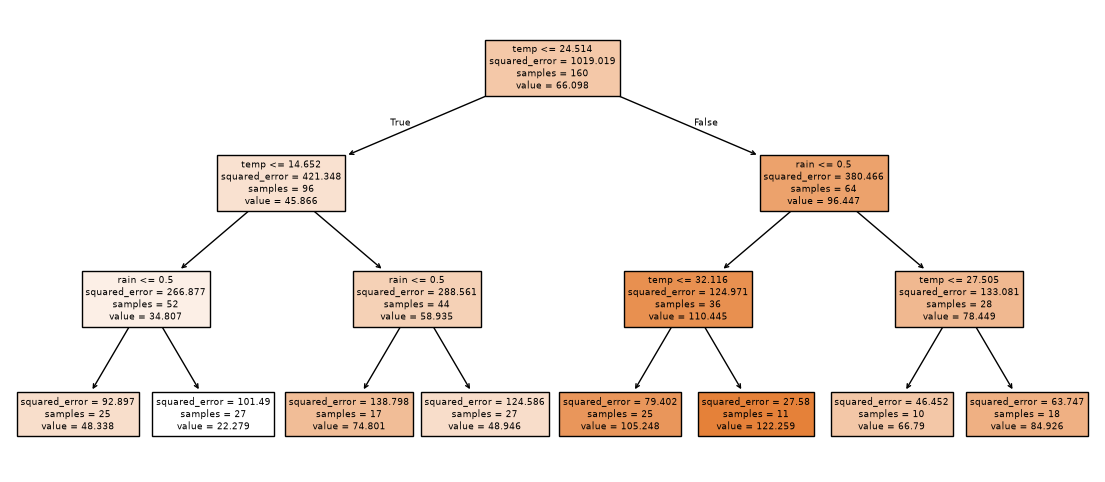

Write the Python code that produced this figure.
import numpy as np
import pandas as pd
from sklearn.tree import DecisionTreeRegressor, plot_tree
from sklearn.model_selection import train_test_split
from sklearn.metrics import r2_score
import matplotlib

matplotlib.use("Agg")
import matplotlib.pyplot as plt

# Create a small made-up lemonade stand dataset
rng = np.random.default_rng(42)
n = 200
temp = rng.uniform(5, 36, n)
rain = rng.integers(0, 2, n)
lemons = 3 * temp + 20 - 30 * rain + rng.normal(0, 8, n)
data = pd.DataFrame({"temp": temp, "rain": rain, "lemons": lemons})

# Split into input variables (X) and output variable (y)
X = data[["temp", "rain"]]
y = data["lemons"]

# Hold back 20% of the rows to test the model on unseen data
X_train, X_test, y_train, y_test = train_test_split(
    X, y, test_size=0.2, random_state=42
)

# Create and train the model; max_depth stops the tree growing forever
model = DecisionTreeRegressor(max_depth=3, random_state=42)
model.fit(X_train, y_train)

# Predict on the unseen test rows and measure accuracy
y_pred = model.predict(X_test)
print("R-squared:", round(r2_score(y_test, y_pred), 3))

# Predict for tomorrow: 27 degrees, raining
tomorrow = pd.DataFrame({"temp": [27], "rain": [1]})
print("Lemons for tomorrow:", round(model.predict(tomorrow)[0]))

# Draw the tree
plt.figure(figsize=(14, 6))
plot_tree(model, feature_names=["temp", "rain"], filled=True)
plt.savefig("decision_tree_basic.png", bbox_inches="tight")
